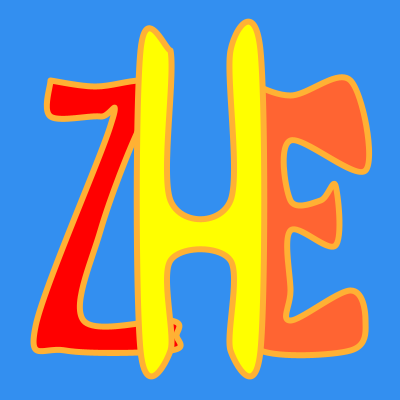
Frame 1 (no input)
Frame 60 (the mouse pressed at the canvas centre just before this capture): identical to frame 1, image omitted
Frame 120 (the mouse held since frame 60 and released just before this capture): identical to frame 1, image omitted

The Processing sketch that drew this single still picture (run headless with seeded random() and noise(); from frame 60 on, the mouse is pressed at the canvas centre):

// Processing sketch: processing_36939
// ── processing_36939.pde

//HW4 - Computing for arts with Processing
//Copyright Ziad Ewais (zewais) - 09/08/2011 - CMU

//Setup
float x, y, w, h, a;
boolean on, goRight, goLeft, goUp, fade;
color colZ, colH, colE, colStroke;
void setup()
{
  size (400, 400);
  background(157,253,255);
  x = 50;
  y = 50;
  w = 300;
  h = 300;
  a = 255;
  smooth();
  on = false;
  goRight = false;
  goLeft = false;
  goUp = false;
  goLeft = false;
  fade = false;
  colZ = color(255,0,0);
  colE = color(255,100,50);
  colH = color(255,255,0);

}

void draw()
{
  
  //bg();
  background(51,143,240);
  //Shapes
  //Z
  //println(a);
  //println(colZ);q
  if(keyPressed && key == 'q')
  {
    on = true;
    goRight = true;
  }
  if(x + w <= 400 && on && goRight && goUp == false)
    x++;
  else if (x >= 0 && on)
  {
    goRight = false;
    goLeft = true;
    x--;
  }
  else if(x <= 0 && on && goLeft && goUp == false)
  {
    goLeft = false;
    goRight = true;
  }
  if(keyPressed && key == 'z')
  {
    on = false;
  }

  
  if(mousePressed && mouseButton == LEFT && a > 0)
  {
    fade = true;
  }
  if(mousePressed && mouseButton == RIGHT)
  {
    fade = false;
  }
  if(a > 0 && fade)
  {
    a--;
  }
  if(a < 255 && fade == false)
  {
    a++;
  }
  
 



  stroke(255,177,52, a);
  strokeWeight(((w + h)/2) / 50);
  
  //Z
  fill(colZ,a);
  beginShape();
  
  curveVertex(x , y + .1 * h);
  curveVertex(x , y + .1 * h); 
  curveVertex(x + .15 * w, y + .12 * h);
  curveVertex(x + .3 * w, y + .1 * h);
  curveVertex(x + .4 * w, y + .12 * h);
  curveVertex(x + .3 * w, y + .25 * h);
  curveVertex(x + (1.0 / 6) * w, y + .6 * h);
  curveVertex(x + .11 * w, y + .9 * h);
  curveVertex(x + .40 * w, y + .9 * h);
  curveVertex(x + .42 * w, y + .95 * h);
  curveVertex(x + .40 * w, y + h);
  curveVertex(x + .05 * w , y + h);
  curveVertex(x - .05 * w , y + .92 * h);
  curveVertex(x + .20 * w , y + .25 * h);
  curveVertex(x + (1.0 / 6) * w , y + .22 * h);
  curveVertex(x  , y + .22 * h);
  curveVertex(x , y + .1 * h);
  curveVertex(x , y + .1 * h); 
  
  
  endShape();
  
  //E
  
  fill(colE,a);
  beginShape();
  
  curveVertex(x + .65 * w , y + .1 * h);
  curveVertex(x + .65 * w , y + .1 * h);
  curveVertex(x + .8 * w , y + .15 * h);
  curveVertex(x + w, y + .1 * h);
  curveVertex(x + 1.05 * w , y + .4 * h);
  curveVertex(x + .8 * w , y + .3 * h);
  curveVertex(x + .8 * w , y + .5 * h);
  curveVertex(x + .9 * w , y + .5 * h);
  curveVertex(x + .95 * w , y + .45 * h);
  curveVertex(x + .95 * w , y + .65 * h);
  curveVertex(x + .8 * w , y + .6 * h);
  curveVertex(x + .8 * w , y + .8 * h);
  curveVertex(x + .8 * w , y + .9 * h);
  curveVertex(x + w , y + .8 * h);
  curveVertex(x + 1.05 * w , y + .9 * h);
  curveVertex(x + w , y + h);
  curveVertex(x + .7 * w , y + h);
  curveVertex(x + .65 * w , y +  .85 * h);
  curveVertex(x + .65 * w , y + .1 * h);
  curveVertex(x + .65 * w , y + .1 * h);
  
  endShape();
  
  //H
  
  fill(colH,a);
  beginShape();
  
  curveVertex(x + .3 * w , y);
  curveVertex(x + .4 * w , y);
  curveVertex(x + .4 * w , y + .5 * h);
  curveVertex(x + .6 * w , y + .5 * h);
  curveVertex(x + .6 * w , y);
  curveVertex(x + .7 * w , y);
  curveVertex(x + .7 * w , y + h);
  curveVertex(x + .6 * w , y + h);
  curveVertex(x + .6 * w , y + .7 * h);
  curveVertex(x + .4 * w , y + .7 * h);
  curveVertex(x + .4 * w , y + h);
  curveVertex(x + .3 * w , y + h);
  curveVertex(x + .3 * w , y);
  curveVertex(x + .4 * w , y);
  curveVertex(x + .4 * w , y);
  
  
  endShape();

}

void keyPressed()
{
  if(keyCode == UP)
  {
    y = y - 10;
  }
  else if(keyCode == DOWN)
  {
    y = y + 10;
  }
  else if(keyCode == RIGHT)
  {
    x = x + 10;
  }
  else if(keyCode == LEFT)
  {
    x = x - 10;
  }
  else if(keyCode == DOWN && keyCode == LEFT)
  {
    x = x + 10;
    y = y + 10;   
  }
  else if(keyCode == DOWN && keyCode == RIGHT)
  {
    x = x - 10;
    y = y + 10;   
  }
  else if(keyCode == UP && keyCode == LEFT)
  {
    x = x + 10;
    y = y - 10;   
  }
  else if(keyCode == UP && keyCode == RIGHT)
  {
    x = x - 10;
    y = y - 10;   
  }
  else if(key == 'a' && w > 0)
  {
    w = w - 10;   
  }
  else if(key == 'd')
  {
    w = w + 10;   
  }
  else if(key == 'w' && h > 0 )
  {
    h = h - 10;   
  }
  else if(key == 's')
  {
    h = h + 10;   
  }
  
}

void bg()
{
  //Background
  
  for(int i = 0; i < 30 ; i++)
  {
    noStroke();
    fill(74,161,229,200 - i * 10);
    rect(0,0, 400 ,5 * 2 * i);
    rect(0,0,5 * 2 * i, 400);
  }
  
  fill(252, 200, 3, 220);
  stroke(252,180,20);
  strokeWeight(6);
  beginShape();
  
  curveVertex(0,400);
  curveVertex(0,400);
  curveVertex(0,370);
  curveVertex(50,350);
  curveVertex(100,370);
  curveVertex(150,330);
  curveVertex(200,350);
  curveVertex(300,330);
  curveVertex(350,350);
  curveVertex(400,370);
  curveVertex(400,400);
  curveVertex(400,400);
  
  endShape();
  
  noStroke();
  for(int i = 5; i > 0; i--)
  {
    fill(255,233 - i * 20,23 - i * 10);
    ellipse(0,0,50 + i * 20,50 + i * 20);
  }
  
  stroke(252,180,20);
  strokeWeight(6);
  line(0,85,0,95);
  line(20,80,22,90);
  line(40,73,45,80);
  line(60,60,68,68);
  line(75,40,82,45);
  line(80,20,90,22);
  line(85,0,95,0);
}
